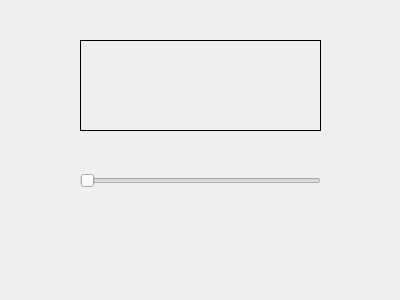
<?xml version="1.0" encoding="UTF-8"?>
<ui version="4.0">
 <class>MainWindow</class>
 <widget class="QMainWindow" name="MainWindow">
  <property name="geometry">
   <rect>
    <x>0</x>
    <y>0</y>
    <width>400</width>
    <height>300</height>
   </rect>
  </property>
  <property name="windowTitle">
   <string>MainWindow</string>
  </property>
  <widget class="QWidget" name="centralwidget">
   <widget class="QLabel" name="label">
    <property name="geometry">
     <rect>
      <x>80</x>
      <y>40</y>
      <width>241</width>
      <height>91</height>
     </rect>
    </property>
    <property name="font">
     <font>
      <pointsize>25</pointsize>
      <weight>75</weight>
      <bold>true</bold>
     </font>
    </property>
    <property name="frameShape">
     <enum>QFrame::Box</enum>
    </property>
    <property name="text">
     <string/>
    </property>
    <property name="textFormat">
     <enum>Qt::PlainText</enum>
    </property>
    <property name="alignment">
     <set>Qt::AlignCenter</set>
    </property>
   </widget>
   <widget class="QSlider" name="horizontalSlider">
    <property name="geometry">
     <rect>
      <x>80</x>
      <y>150</y>
      <width>241</width>
      <height>61</height>
     </rect>
    </property>
    <property name="orientation">
     <enum>Qt::Horizontal</enum>
    </property>
   </widget>
  </widget>
 </widget>
 <resources/>
 <connections>
  <connection>
   <sender>horizontalSlider</sender>
   <signal>valueChanged(int)</signal>
   <receiver>MainWindow</receiver>
   <slot>benim_slot(int)</slot>
   <hints>
    <hint type="sourcelabel">
     <x>150</x>
     <y>173</y>
    </hint>
    <hint type="destinationlabel">
     <x>98</x>
     <y>139</y>
    </hint>
   </hints>
  </connection>
 </connections>
 <slots>
  <slot>benim_slot(int)</slot>
 </slots>
</ui>
